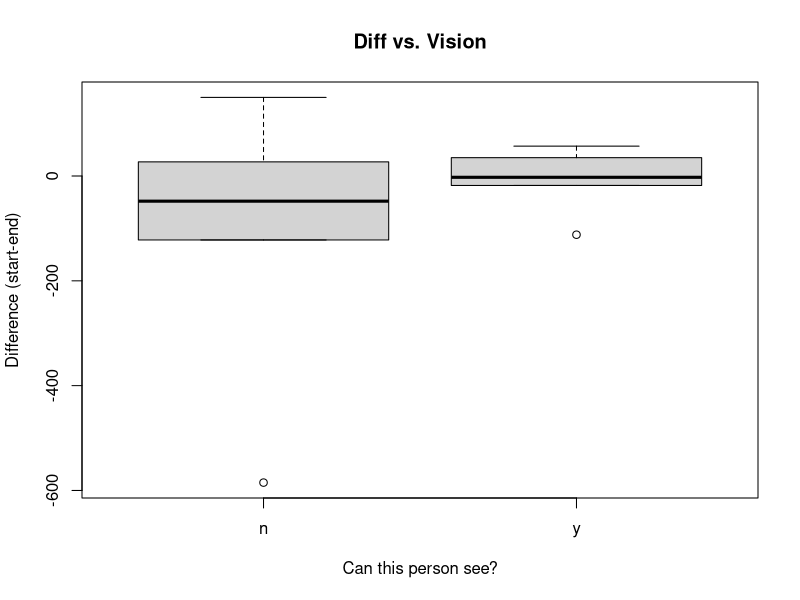
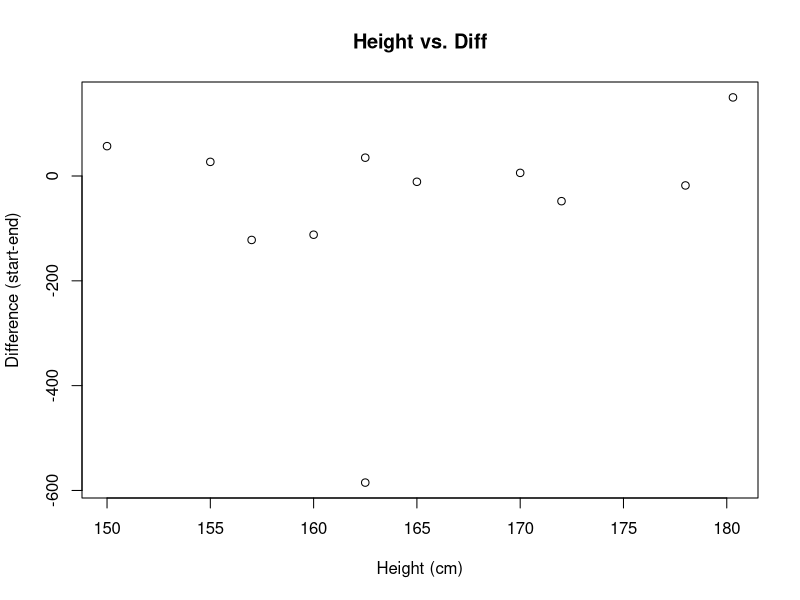

R code for these plots, in order: (Note: this script raises an error after producing the figures.)
## ---- chunk 1
#dataset <- read.table("clipboard",header=TRUE)
## ---- chunk 2
dataset <- read.table("dataset1.csv",
                      header=TRUE,sep=",")
## ---- chunk 3
sum(x=1,2); exists('x')
sum((x=1),2); exists('x')
sum(y<-1,2); exists('y')
rm(x,y)
#Notice the equals assignment is only stored when in perenthesis,
#whereas the y assignment need not be in perenthesis.
## ---- chunk 4
boxplot(diff~Vis,data=dataset,
        main="Diff vs. Vision",
        xlab="Can this person see?",
        ylab="Difference (start-end)")
## ---- chunk 5
plot(x=dataset$Height,y=dataset$diff,
     main="Height vs. Diff",
     xlab="Height (cm)",
     ylab="Difference (start-end)")
## ---- chunk 6
plot(x=dataset$Person,y=dataset$diff)
## ---- chunk 7
boxplot(Walking~Vis,data=dataset,
        main="Walking vs. Vision",
        xlab="Can this person see?",
        ylab="Walking (Tstart-end)")
## ---- chunk 8
plot(x=dataset$Height,y=dataset$Walking,
     main="Height vs. Walking",
     xlab="Height (cm)",
     ylab="Walking (Tstart-end)")
